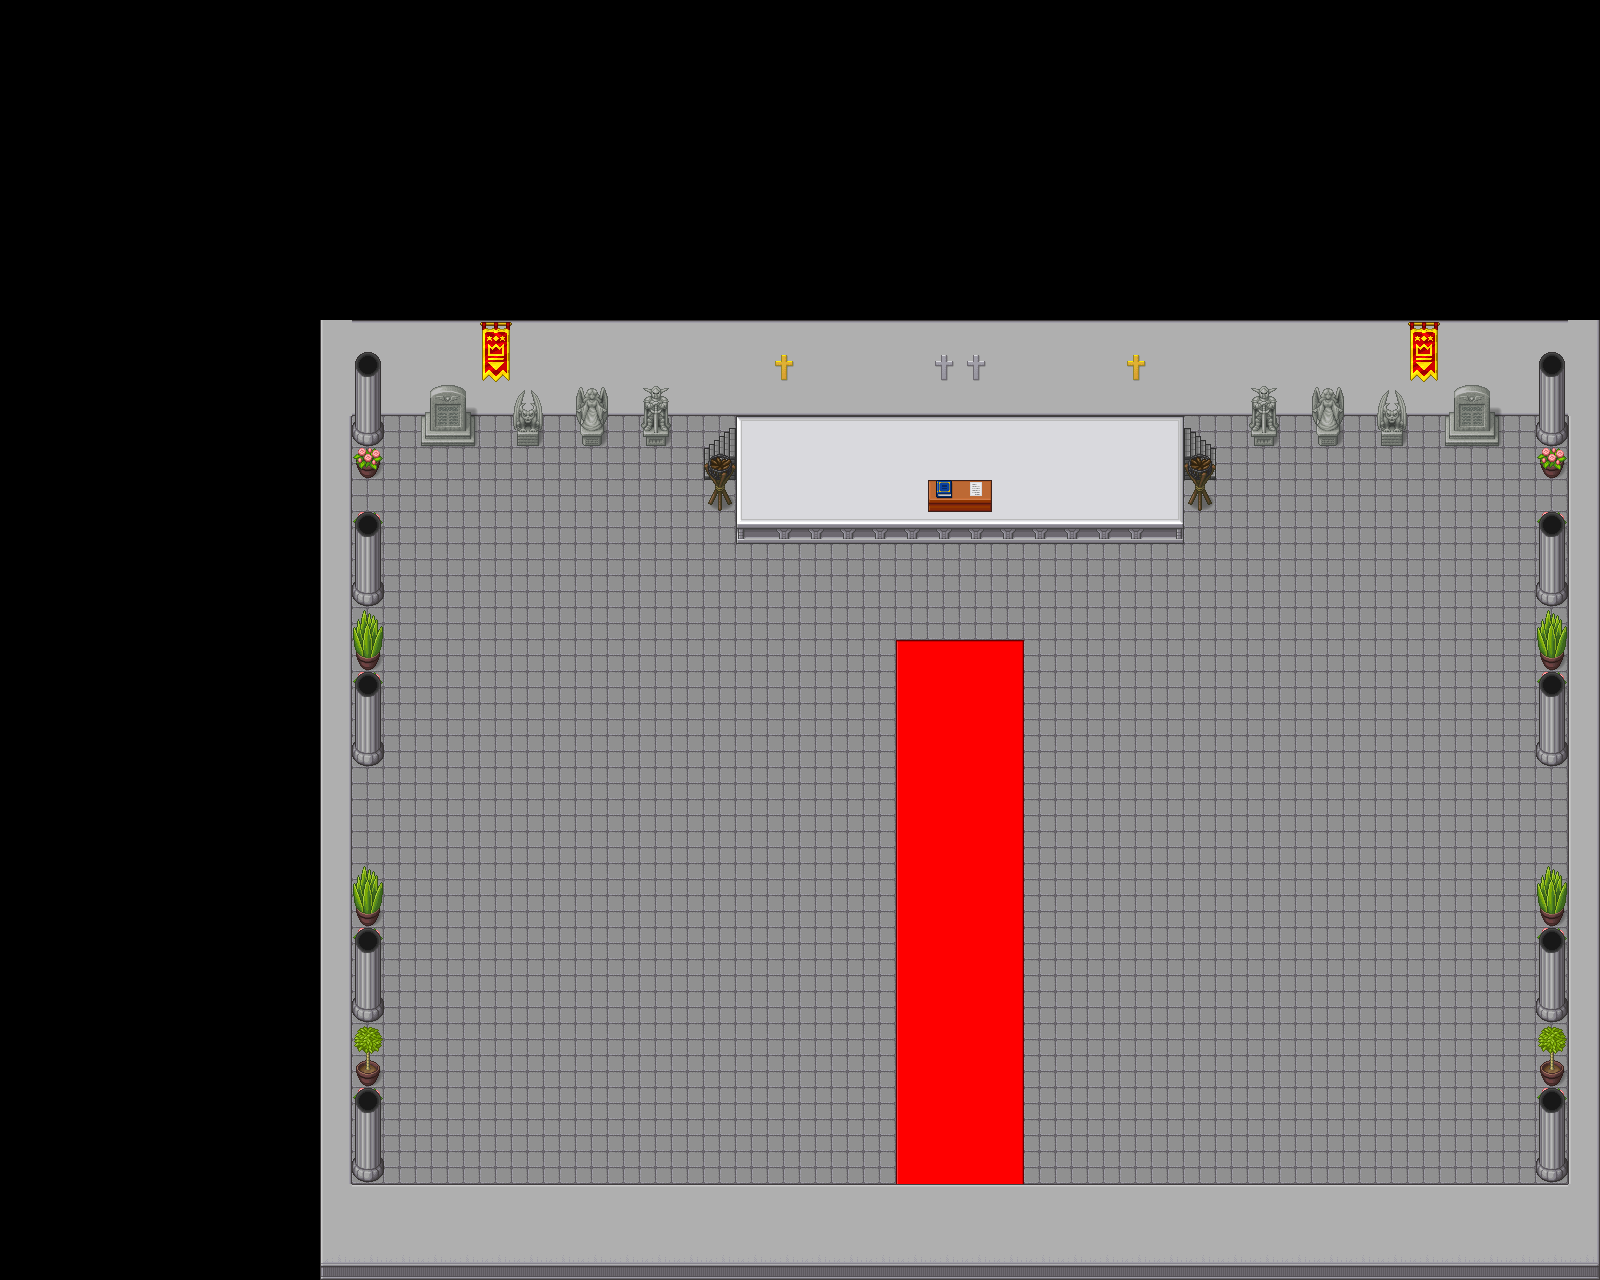

Below is a game level as drawn by its tile map, then a one-line description and the .tmx that defines it (tile-layer data replaced by summaries):
An orthogonal 50x40 tile map with 32x32 px tiles, 3 tile layers (1, 2, 3) and 24 objects (6x Enemy, Player).

<map version="1.10" tiledversion="1.11.0" orientation="orthogonal" renderorder="right-down" width="50" height="40" tilewidth="32" tileheight="32" infinite="0" nextlayerid="7" nextobjectid="37">
 <tileset firstgid="1" source="[Base]BaseChip_pipo.tsx" />
 <layer id="1" name="1" width="50" height="40">
  <data>[2000 cells, 1200 non-empty, 25 distinct tile ids]</data>
 </layer>
 <layer id="2" name="2" width="50" height="40">
  <data>[2000 cells, 48 non-empty, 21 distinct tile ids]</data>
 </layer>
 <layer id="4" name="3" width="50" height="40">
  <data>[2000 cells, 42 non-empty, 9 distinct tile ids]</data>
 </layer>
 <objectgroup id="5" name="object 1">
  <object id="1" x="738.667" y="509.333" width="444" />
  <object id="3" x="705.333" y="413.333" width="29.3333" height="80" />
  <object id="4" x="1184" y="414.667" width="30.6667" height="82.6667" />
  <object id="9" x="354.667" y="352" width="25.3333" height="90.6667" />
  <object id="10" x="353.333" y="508" width="28" height="256" />
  <object id="11" x="346.667" y="858.667" width="37.3333" height="325.333" />
  <object id="12" x="1536" y="865.333" width="30.6667" height="318.667" />
  <object id="13" x="1537.33" y="510.667" width="29.3333" height="253.333" />
  <object id="14" x="1540" y="348" width="22.6667" height="90.6667" />
  <object id="15" x="1445.33" y="385.333" width="50.6667" height="58.6667" />
  <object id="16" x="1254.67" y="384" width="20" height="60" />
  <object id="17" x="1314.67" y="386.667" width="26.6667" height="56" />
  <object id="18" x="1378.67" y="388" width="26.6667" height="57.3333" />
  <object id="19" x="320" y="324" width="1278.67" height="58.6667" />
  <object id="20" x="313.333" y="316" width="33.3333" height="960" />
  <object id="21" x="320" y="1182.67" width="1278.67" height="96" />
  <object id="23" x="1566.67" y="324" width="32" height="872" />
 </objectgroup>
 <objectgroup id="6" name="object 2">
  <object id="26" name="Player" x="962.667" y="1150.67">
   <point />
  </object>
  <object id="27" name="Enemy" x="528" y="582.667">
   <point />
  </object>
  <object id="28" name="Enemy" x="1370.67" y="581.333">
   <point />
  </object>
  <object id="29" name="Enemy" x="702.667" y="621.333">
   <point />
  </object>
  <object id="30" name="Enemy" x="880" y="620">
   <point />
  </object>
  <object id="31" name="Enemy" x="1050.67" y="606.667">
   <point />
  </object>
  <object id="32" name="Enemy" x="1201.33" y="592">
   <point />
  </object>
 </objectgroup>
</map>
